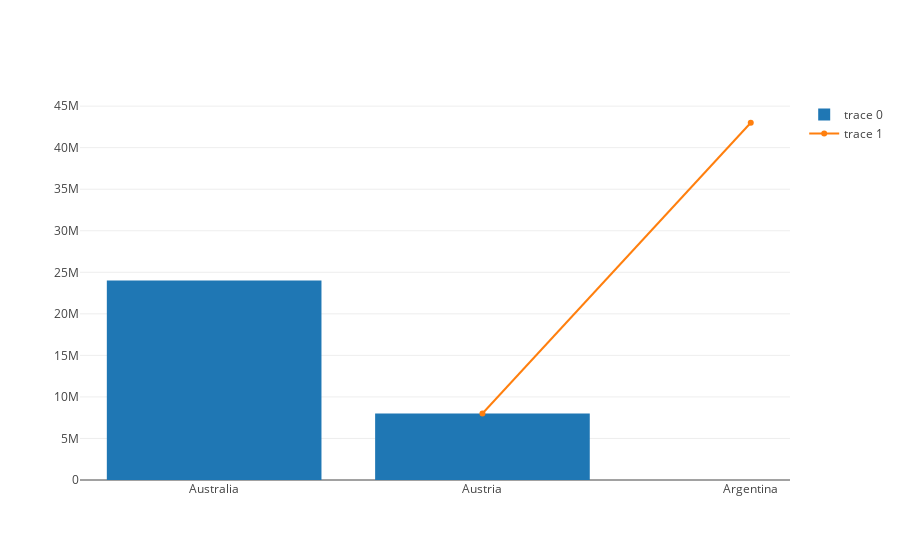

Notebook code for this chart:
### Code cell
# Different GraphObjects can be mixed

plotly.offline.iplot({
    'data': [
        go.Bar(
            x=['Australia', 'Austria'],
            y=[24e6, 8e6]
        ),
        go.Scatter(
            x=['Argentina', 'Austria'],
            y=[43e6, 8e6]
        )
    ],
    'layout': {}
})

### Figure 1 — Plotly figure (JSON) as saved in the notebook; plotly's stock layout.template omitted (floating-point values rounded to 4 significant figures)
{"data": [{"type": "bar", "x": ["Australia", "Austria"], "y": [24000000, 8000000]}, {"type": "scatter", "x": ["Argentina", "Austria"], "y": [43000000, 8000000]}], "layout": {}}
